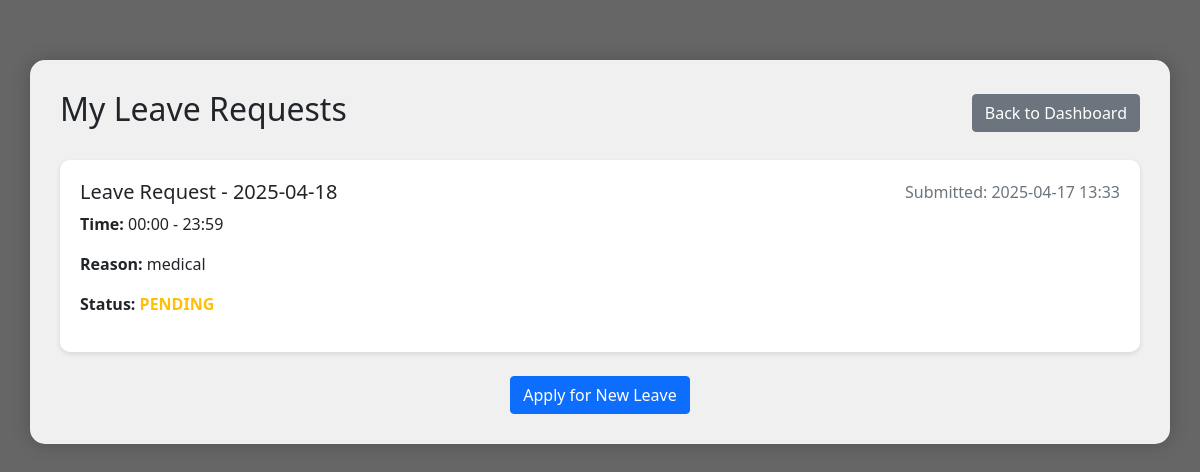
The page /my-leaves (signed in) on the database its author committed.
### app.py (models this page shows)
class LeaveRequest(db.Model):
    id = db.Column(db.Integer, primary_key=True)
    driver_username = db.Column(db.String(150), nullable=False)
    date = db.Column(db.String(50), nullable=False)
    start_time = db.Column(db.String(50), nullable=False)
    end_time = db.Column(db.String(50), nullable=False)
    reason = db.Column(db.Text, nullable=False)
    status = db.Column(db.String(20), default='pending')  # pending, approved, rejected
    created_at = db.Column(db.DateTime, default=datetime.utcnow)
    admin_response = db.Column(db.Text)
    response_time = db.Column(db.DateTime)

### app.py (the view)
@app.route('/my-leaves')
@login_required
def my_leaves():
    if current_user.role != 'driver':
        flash('Access denied!', 'danger')
        return redirect(url_for('admin_dashboard'))
    leaves = LeaveRequest.query.filter_by(
        driver_username=current_user.username
    ).order_by(LeaveRequest.created_at.desc()).all()
    return render_template('my_leaves.html', leaves=leaves)

### app.py (called while the page is built)
@login_manager.user_loader
def load_user(user_id):
    return User.query.get(int(user_id))

@app.context_processor
def inject_user():
    return dict(current_user=current_user)

@app.context_processor
def inject_notifications():
    unread_count = 0
    if current_user.is_authenticated:
        unread_count = Notification.query.filter_by(
            recipient_username=current_user.username,
            is_read=False
        ).count()
    return dict(unread_count=unread_count)

### templates/my_leaves.html (shortened to what this page needs)
<!DOCTYPE html>
<html lang="en">
<head>
    <link href="https://cdn.jsdelivr.net/npm/bootstrap@5.1.3/dist/css/bootstrap.min.css" rel="stylesheet">
</head>
<body>
    <div class="container">
        <div class="d-flex justify-content-between align-items-center mb-4">
            <h2>My Leave Requests</h2>
            <a href="{{ url_for('driver_dashboard') }}" class="btn btn-secondary">Back to Dashboard</a>
        </div>
        {% if leaves %}
            {% for leave in leaves %}
                <div class="leave-card">
                    <div class="row">
                        <div class="col-md-12">
                            <div class="d-flex justify-content-between align-items-start">
                                <div>
                                    <h5>Leave Request - {{ leave.date }}</h5>
                                    <p><strong>Time:</strong> {{ leave.start_time }} - {{ leave.end_time }}</p>
                                    <p><strong>Reason:</strong> {{ leave.reason }}</p>
                                    <p><strong>Status:</strong>
                                        <span class="status-{{ leave.status }}">
                                            {{ leave.status.upper() }}
                                        </span>
                                    </p>
                                </div>
                                <div class="text-muted">
                                    Submitted: {{ leave.created_at.strftime('%Y-%m-%d %H:%M') }}
                                </div>
                            </div>
                        </div>
                    </div>
                </div>
            {% endfor %}
        {% else %}
            <div class="alert alert-info">You haven't submitted any leave requests yet.</div>
        {% endif %}
        <div class="text-center mt-4">
            <a href="{{ url_for('apply_leave') }}" class="btn btn-primary">Apply for New Leave</a>
        </div>
    </div>
</body>
</html>

### templates/my_leaves.html (style rules this page uses)
body { min-height: 100vh; background: linear-gradient(rgba(0, 0, 0, 0.6), rgba(0, 0, 0, 0.6)), url('/static/bus_interior.jpg'); background-size: cover; background-position: center; background-repeat: no-repeat; background-attachment: fixed; padding: 20px; }
.container { background-color: rgba(255, 255, 255, 0.9); border-radius: 15px; padding: 30px; box-shadow: 0 0 20px rgba(0,0,0,0.2); margin: 40px auto; }
.leave-card { background-color: white; border-radius: 10px; padding: 20px; margin-bottom: 20px; box-shadow: 0 2px 5px rgba(0,0,0,0.1); transition: transform 0.2s; }
.status-pending { color: #ffc107; font-weight: bold; }

### rows shown on the page
LeaveRequest: date "2025-04-18", start_time "00:00", end_time "23:59", reason "medical", status "PENDING", created_at "2025-04-17 13:33"
